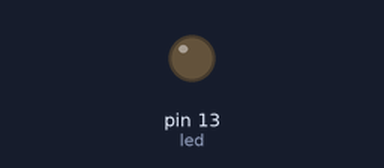
A sketch run on a simulated Arduino Uno, built with avr-gcc and run on an emulated ATmega328P. Parts: output pins drawn as LEDs (lit = HIGH).

Above: at 0.2 s.
At 5.4 s:
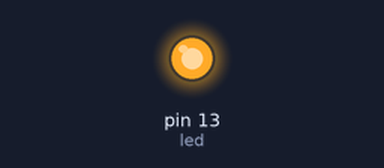
Timing chart, 0 to 13.6 s (numbered marks = the images above):
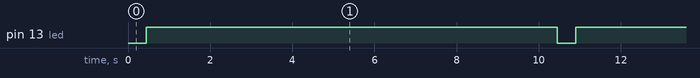

Measured:
- by itself, pin 13 (led): alternates HIGH for 10.0 s and LOW for 0.45 s

The sketch:

sketch_rc.ino
```cpp
#include "RCSwitch.h"

RCSwitch mySwitch = RCSwitch();
int led = 13;

void setup() {
  Serial.begin(9600);
  pinMode(led, OUTPUT);
}

void loop() {
  // On
  mySwitch.switchOn("11011", "10000");
  digitalWrite(led, HIGH);
  delay(10000);
  digitalWrite(led, LOW);

  // Off
  mySwitch.switchOff("11011", "10000");
  digitalWrite(led, HIGH);
  delay(10000);
  digitalWrite(led, LOW);
}
```
